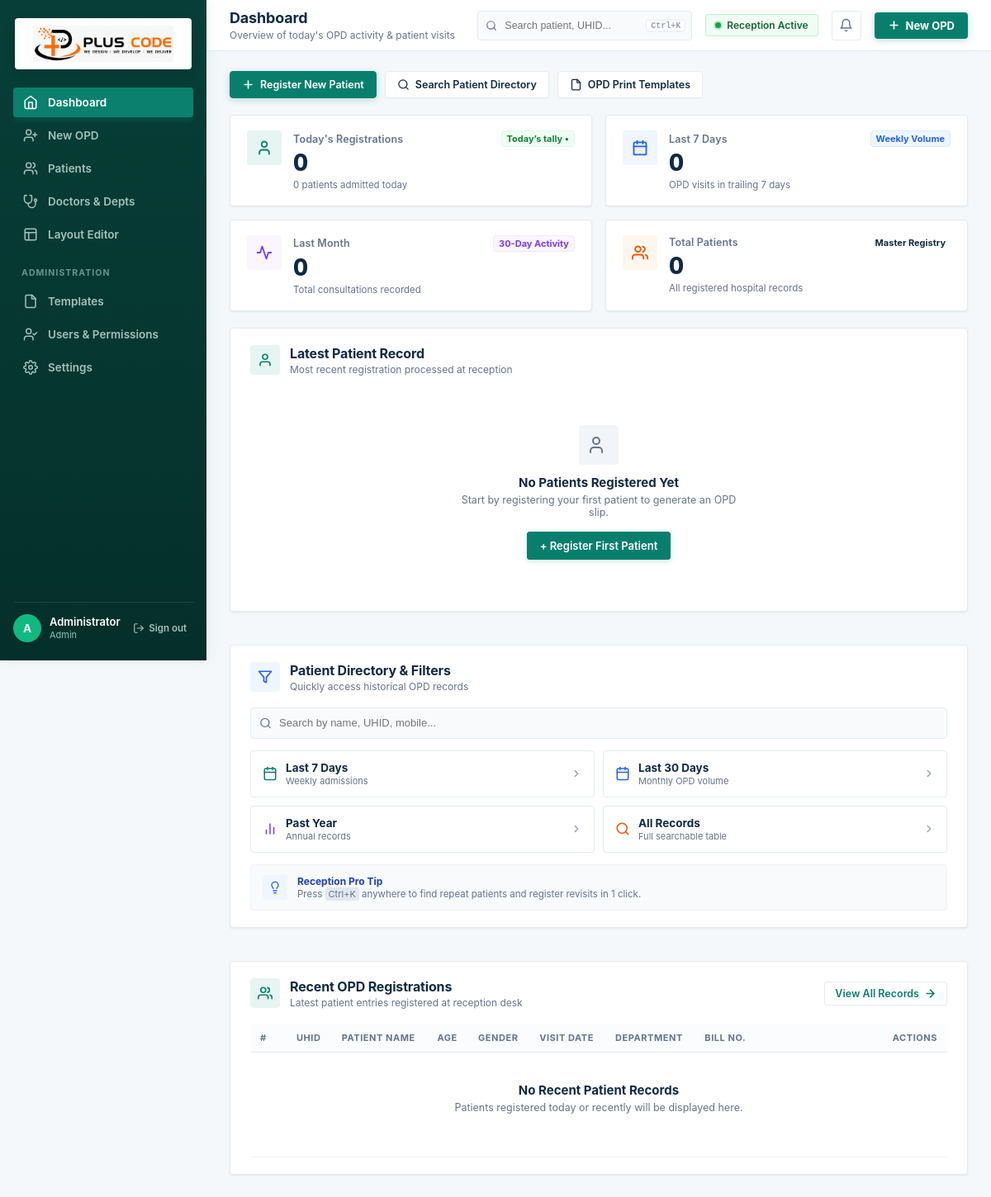
/dashboard.php (signed in), run on the app's committed database.
### tables this page shows
CREATE TABLE IF NOT EXISTS users (
  id INT UNSIGNED AUTO_INCREMENT PRIMARY KEY,
  name VARCHAR(120) NOT NULL,
  username VARCHAR(80) NOT NULL UNIQUE,
  password_hash VARCHAR(255) NOT NULL,
  role ENUM('admin','reception') NOT NULL DEFAULT 'reception',
  active TINYINT(1) NOT NULL DEFAULT 1,
  created_at TIMESTAMP NOT NULL DEFAULT CURRENT_TIMESTAMP
);

### includes/config.php (called while the page is built, shortened)
<?php
function envv(string $key, ?string $default = null): ?string {
    $v = $_ENV[$key] ?? $_SERVER[$key] ?? getenv($key);
    return ($v === false || $v === null) ? $default : (string)$v;
}
function db(): PDO {
    static $pdo;
    if ($pdo instanceof PDO) return $pdo;
    $dsn = sprintf('mysql:host=%s;port=%s;dbname=%s;charset=utf8mb4',
        envv('DB_HOST','localhost'), envv('DB_PORT','3306'), envv('DB_NAME','opd_form_studio'));
    $pdo = new PDO($dsn, envv('DB_USER','root'), envv('DB_PASS',''), [
        PDO::ATTR_ERRMODE => PDO::ERRMODE_EXCEPTION,
        PDO::ATTR_DEFAULT_FETCH_MODE => PDO::FETCH_ASSOC,
        PDO::ATTR_EMULATE_PREPARES => false,
    ]);
    return $pdo;
}
function e(?string $value): string { return htmlspecialchars((string)$value, ENT_QUOTES, 'UTF-8'); }

### includes/auth.php (called while the page is built, shortened)
<?php
require_once __DIR__ . '/config.php';
function current_user(): ?array {
    $st=db()->prepare('SELECT id,name,username,role,active FROM users WHERE id=? LIMIT 1');
    $st->execute([$_SESSION['user_id']]);
    $u=$st->fetch();
    return $cached=$u;
}
function require_login(): array {
    $u=current_user();
    return $u;
}

### includes/header.php (shortened to what this page needs)
<?php
require_once __DIR__ . '/auth.php';
$user = require_login();
$current = basename($_SERVER['PHP_SELF']);
$pageTitles = [
    'dashboard.php' => ['Dashboard', "Overview of today's OPD activity & patient visits"],
    'patient_form.php' => ['New OPD Registration', 'Register patient & generate printable slip'],
    'patients.php' => ['Patient Directory', 'Search, filter and manage patient history'],
    'patient_profile.php' => ['Patient Profile', 'Complete medical visit history & patient records'],
    'doctors.php' => ['Doctors & Departments', 'Manage hospital medical staff, specialties & consultation rooms'],
    'template_editor.php' => ['Layout Editor', 'Configure print alignment & slip fields'],
    'templates.php' => ['OPD Templates', 'Manage print slip layouts & paper settings'],
    'users.php' => ['Users & Permissions', 'Manage hospital staff and reception logins'],
    'settings.php' => ['Clinic Settings', 'Hospital details, print parameters & preferences'],
];
$currentTitleInfo = $pageTitles[$current] ?? ['OPD Form Studio', 'Hospital Management System'];
$topTitle = $currentTitleInfo[0];
$topSubtitle = $currentTitleInfo[1];
?>
<!doctype html>
<html lang="en">
<head>
    <?php $appCssVer = file_exists(__DIR__ . '/../assets/css/app.css') ? filemtime(__DIR__ . '/../assets/css/app.css') : '2.2'; ?>
    <link rel="stylesheet" href="assets/css/app.css?v=<?= $appCssVer ?>">
</head>
<body>
<div class="app-shell">
    <aside class="sidebar" id="appSidebar">
        <a class="brand brand-link" href="dashboard.php" title="PLUS CODE — OPD Studio">
            <div class="brand-logo-card">
                <img src="assets/pluscode-logo.png" alt="PLUS CODE — WE DESIGN | WE DEVELOP | WE DELIVER" class="brand-logo-img">
            </div>
        </a>
        <nav>
            <a class="<?= $current === 'dashboard.php' ? 'active' : '' ?>" href="dashboard.php">
                <svg viewBox="0 0 24 24" fill="none" stroke="currentColor" stroke-linecap="round" stroke-linejoin="round">
                    <path d="m3 9 9-7 9 7v11a2 2 0 0 1-2 2H5a2 2 0 0 1-2-2z"></path>
                    <polyline points="9 22 9 12 15 12 15 22"></polyline>
                </svg>
                Dashboard
            </a>
            <a class="<?= in_array($current, ['patient_form.php']) ? 'active' : '' ?>" href="patient_form.php">
                <svg viewBox="0 0 24 24" fill="none" stroke="currentColor" stroke-linecap="round" stroke-linejoin="round">
                    <path d="M16 21v-2a4 4 0 0 0-4-4H6a4 4 0 0 0-4 4v2"></path>
                    <circle cx="9" cy="7" r="4"></circle>
                    <line x1="19" y1="8" x2="19" y2="14"></line>
                    <line x1="22" y1="11" x2="16" y2="11"></line>
                </svg>
                New OPD
            </a>
            <a class="<?= in_array($current, ['patients.php', 'patient_profile.php']) ? 'active' : '' ?>" href="patients.php">
                <svg viewBox="0 0 24 24" fill="none" stroke="currentColor" stroke-linecap="round" stroke-linejoin="round">
                    <path d="M16 21v-2a4 4 0 0 0-4-4H6a4 4 0 0 0-4 4v2"></path>
                    <circle cx="9" cy="7" r="4"></circle>
                    <path d="M22 21v-2a4 4 0 0 0-3-3.87"></path>
                    <path d="M16 3.13a4 4 0 0 1 0 7.75"></path>
                </svg>
                Patients
            </a>
            <a class="<?= $current === 'doctors.php' ? 'active' : '' ?>" href="doctors.php">
                Doctors & Depts
            </a>
            <a class="<?= $current === 'template_editor.php' ? 'active' : '' ?>" href="template_editor.php">
                <svg viewBox="0 0 24 24" fill="none" stroke="currentColor" stroke-linecap="round" stroke-linejoin="round">
                    <rect width="18" height="18" x="3" y="3" rx="2"></rect>
                    <path d="M3 9h18"></path>
                    <path d="M9 21V9"></path>
                </svg>
                Layout Editor
            </a>
            <?php if ($user['role'] === 'admin'): ?>
                <div class="nav-section">ADMINISTRATION</div>
                <a class="<?= $current === 'templates.php' ? 'active' : '' ?>" href="templates.php">
                    <svg viewBox="0 0 24 24" fill="none" stroke="currentColor" stroke-linecap="round" stroke-linejoin="round">
                        <path d="M14.5 2H6a2 2 0 0 0-2 2v16a2 2 0 0 0 2 2h12a2 2 0 0 0 2-2V7.5L14.5 2z"></path>
                        <polyline points="14 2 14 8 20 8"></polyline>
                    </svg>
                    Templates
                </a>
                <a class="<?= $current === 'users.php' ? 'active' : '' ?>" href="users.php">
                    <svg viewBox="0 0 24 24" fill="none" stroke="currentColor" stroke-linecap="round" stroke-linejoin="round">
                        <path d="M16 21v-2a4 4 0 0 0-4-4H6a4 4 0 0 0-4 4v2"></path>
                        <circle cx="9" cy="7" r="4"></circle>
                        <polyline points="16 11 18 13 22 9"></polyline>
                    </svg>
                    Users & Permissions
                </a>
                <a class="<?= $current === 'settings.php' ? 'active' : '' ?>" href="settings.php">
                    Settings
                </a>
            <?php endif; ?>
        </nav>
        <div class="sidebar-footer">
            <div class="user-profile-chip">
                <div class="user-avatar-circle">
                    <?= e(strtoupper(substr($user['name'], 0, 1))) ?>
                </div>
                <div>
                    <strong><?= e($user['name']) ?></strong>
                    <small><?= e(ucfirst($user['role'])) ?></small>
                </div>
            </div>
            <a class="sign-out-link" href="logout.php" title="Sign out">
                <svg viewBox="0 0 24 24" fill="none" stroke="currentColor" stroke-width="2" stroke-linecap="round" stroke-linejoin="round">
                    <path d="M9 21H5a2 2 0 0 1-2-2V5a2 2 0 0 1 2-2h4"></path>
                    <polyline points="16 17 21 12 16 7"></polyline>
                    <line x1="21" y1="12" x2="9" y2="12"></line>
                </svg>
                Sign out
            </a>
        </div>
    </aside>
    <main class="main">
        <header class="topbar">
            <div class="topbar-left">
                <div class="topbar-titles">
                    <h1><?= e($topTitle) ?></h1>
                    <p><?= e($topSubtitle) ?></p>
                </div>
            </div>
            <div class="topbar-right">
                <div class="topbar-search-wrap" id="topbarSearchWrap">
                    <input type="text" id="topbarSearchInput" class="topbar-search-input" placeholder="Search patient, UHID..." autocomplete="off">
                    <kbd class="topbar-search-kbd">Ctrl+K</kbd>
                </div>
                <div class="clinic-status-badge" title="Reception Desk is Online and operational">
                    <span class="status-pulse-dot"></span>
                    <span>Reception Active</span>
                </div>
                <div class="topbar-notif-wrap" id="topbarNotifWrap">
                    <button type="button" class="topbar-icon-btn" id="topbarNotifBtn" title="Notifications & Announcements" aria-expanded="false" aria-haspopup="true">
                        <svg viewBox="0 0 24 24" fill="none" stroke="currentColor" stroke-width="2" stroke-linecap="round" stroke-linejoin="round">
                            <path d="M18 8A6 6 0 0 0 6 8c0 7-3 9-3 9h18s-3-2-3-9"></path>
                            <path d="M13.73 21a2 2 0 0 1-3.46 0"></path>
                        </svg>
                    </button>
                </div>
                <a class="btn-new-patient" href="patient_form.php">
                    <svg width="15" height="15" viewBox="0 0 24 24" fill="none" stroke="currentColor" stroke-width="2.5" stroke-linecap="round" stroke-linejoin="round"><line x1="12" y1="5" x2="12" y2="19"></line><line x1="5" y1="12" x2="19" y2="12"></line></svg>
                    <span>New OPD</span>
                </a>
            </div>
        </header>
        <section class="content">

### data on the page
users: name "A", name "Administrator", role "Admin"

### other printed values
$topTitle "Dashboard"
$topSubtitle "Overview of today's OPD activity & patient visits"
$trendLabel "Today’s tally"
$trendIcon "•"
$today "0"
$week "0"
$month "0"
$total "0"
